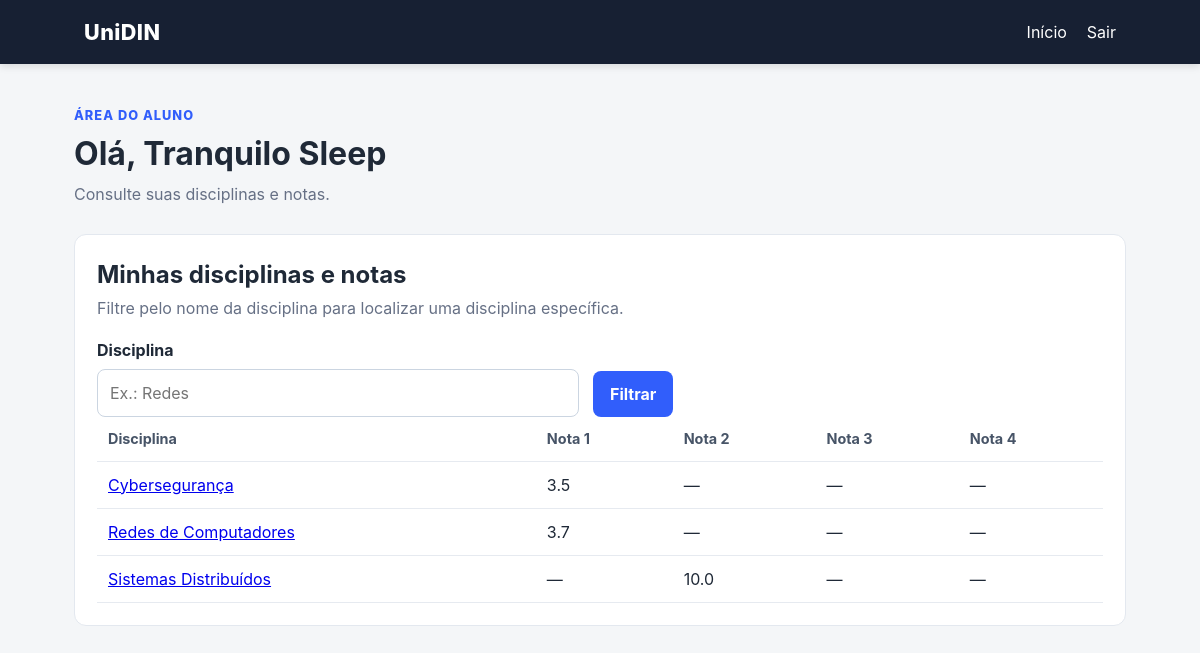
The app's page /aluno (signed in), older data.
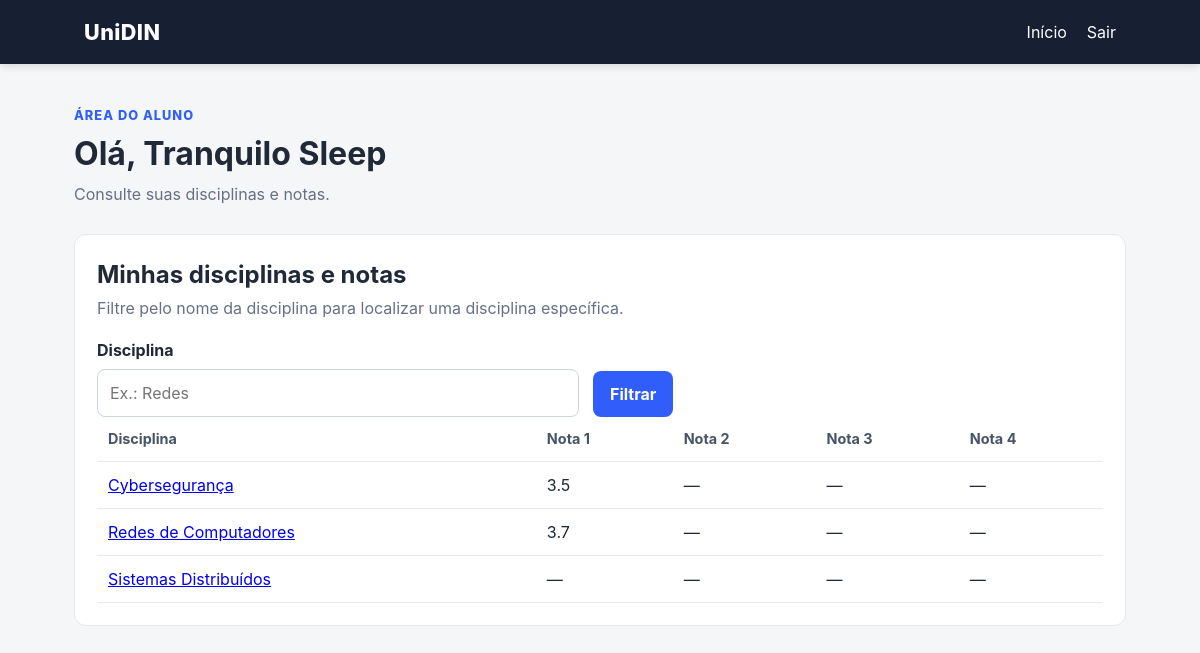
The same page, newer data.
### tables this page shows
CREATE TABLE grades (
        id INTEGER PRIMARY KEY AUTOINCREMENT,
        discipline_id INTEGER NOT NULL,
        student_id INTEGER NOT NULL,
        assessment INTEGER NOT NULL,
        value REAL NOT NULL,
        FOREIGN KEY (discipline_id) REFERENCES disciplines(id),
        FOREIGN KEY (student_id) REFERENCES users(id),
        UNIQUE(discipline_id, student_id, assessment)
    );

CREATE TABLE disciplines (
        id INTEGER PRIMARY KEY AUTOINCREMENT,
        name TEXT NOT NULL,
        professor_id INTEGER NOT NULL,
        FOREIGN KEY (professor_id) REFERENCES users(id)
    );

### app.py (the view)
@app.route("/aluno")
def aluno():
    user = require_login()
    if user is None:
        return redirect(url_for("login"))
    if user["role"] != "aluno":
        return redirect(url_for("index"))
    conn = get_connection()
    search = request.args.get("q", "")
    if search:
        query = "SELECT d.id, d.name, g1.value AS nota1, g2.value AS nota2, g3.value AS nota3, g4.value AS nota4 FROM disciplines d JOIN enrollments e ON e.discipline_id=d.id LEFT JOIN grades g1 ON g1.discipline_id=d.id AND g1.student_id=e.student_id AND g1.assessment=1 LEFT JOIN grades g2 ON g2.discipline_id=d.id AND g2.student_id=e.student_id AND g2.assessment=2 LEFT JOIN grades g3 ON g3.discipline_id=d.id AND g3.student_id=e.student_id AND g3.assessment=3 LEFT JOIN grades g4 ON g4.discipline_id=d.id AND g4.student_id=e.student_id AND g4.assessment=4 WHERE e.student_id=" + str(user["id"]) + " AND d.name LIKE '%" + search + "%' ORDER BY d.name"
        rows = conn.execute(query).fetchall()
    else:
        rows = conn.execute("SELECT d.id, d.name, g1.value AS nota1, g2.value AS nota2, g3.value AS nota3, g4.value AS nota4 FROM disciplines d JOIN enrollments e ON e.discipline_id=d.id LEFT JOIN grades g1 ON g1.discipline_id=d.id AND g1.student_id=e.student_id AND g1.assessment=1 LEFT JOIN grades g2 ON g2.discipline_id=d.id AND g2.student_id=e.student_id AND g2.assessment=2 LEFT JOIN grades g3 ON g3.discipline_id=d.id AND g3.student_id=e.student_id AND g3.assessment=3 LEFT JOIN grades g4 ON g4.discipline_id=d.id AND g4.student_id=e.student_id AND g4.assessment=4 WHERE e.student_id=? ORDER BY d.name", (user["id"],)).fetchall()
    conn.close()
    return render_template("aluno.html", user=user, search=search, rows=rows)

### app.py (called while the page is built)
def current_user():
    if "user_id" not in session:
        return None
    conn = get_connection()
    user = conn.execute("SELECT * FROM users WHERE id = ?", (session["user_id"],)).fetchone()
    conn.close()
    return user

def require_login():
    return current_user()

### database.py (called while the page is built)
def get_connection():
    conn = sqlite3.connect(DB_PATH)
    conn.row_factory = sqlite3.Row
    return conn

### templates/aluno.html
{% extends "base.html" %}
{% block content %}
<div class="page-header"><div><p class="eyebrow">Área do aluno</p><h1>Olá, {{ user['name'] }}</h1><p>Consulte suas disciplinas e notas.</p></div></div>
<section class="panel">
<div class="panel-title"><div><h2>Minhas disciplinas e notas</h2><p>Filtre pelo nome da disciplina para localizar uma disciplina específica.</p></div></div>
<form method="get" action="{{ url_for('aluno') }}" class="form-grid"><div><label for="q">Disciplina</label><input id="q" name="q" type="text" value="{{ search }}" placeholder="Ex.: Redes"></div><div class="form-action"><button type="submit">Filtrar</button></div></form>
<div class="table-wrap"><table><thead><tr><th>Disciplina</th><th>Nota 1</th><th>Nota 2</th><th>Nota 3</th><th>Nota 4</th></tr></thead><tbody>{% for row in rows %}<tr><td><a href="{{ url_for('disciplina', discipline_id=row['id']) }}">{{ row['name'] }}</a></td><td>{{ row['nota1'] if row['nota1'] is not none else '—' }}</td><td>{{ row['nota2'] if row['nota2'] is not none else '—' }}</td><td>{{ row['nota3'] if row['nota3'] is not none else '—' }}</td><td>{{ row['nota4'] if row['nota4'] is not none else '—' }}</td></tr>{% else %}<tr><td colspan="5">Nenhuma disciplina encontrada.</td></tr>{% endfor %}</tbody></table></div>
</section>
{% endblock %}

Row changes from the older to the newer data that the page shows:
removed grades: name "Sistemas Distribuídos", row "—", value "10.0"
now on this page (row unchanged): disciplines: name "Sistemas Distribuídos", row "—"
